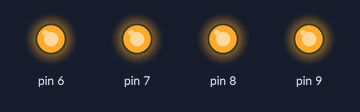
Recording of a sketch running on a simulated Arduino Uno, built with avr-gcc and run on an emulated ATmega328P. Shown: output pins drawn as LEDs (lit = HIGH).

Above: at 0.5 s.
At 3.5 s:
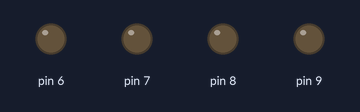
Timing chart, 0 to 4.6 s (numbered marks = the images above):
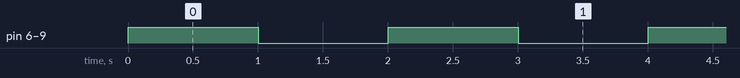

Measured:
- by itself, pin 6–9: alternates HIGH for 1.0 s and LOW for 1.0 s

The sketch:

BASIC_I0_SHIELD_-_02_LED_NYALA_BLINK.ino
```cpp
void setup() {
  for(int x=6; x<=9; x++)
    pinMode(x, OUTPUT);
}

void loop() {
  for(int x=6; x<=9; x++)
    digitalWrite(x, HIGH);
  delay(1000);
  for(int x=6; x<=9; x++)
    digitalWrite(x, LOW);
  delay(1000);
}
```
